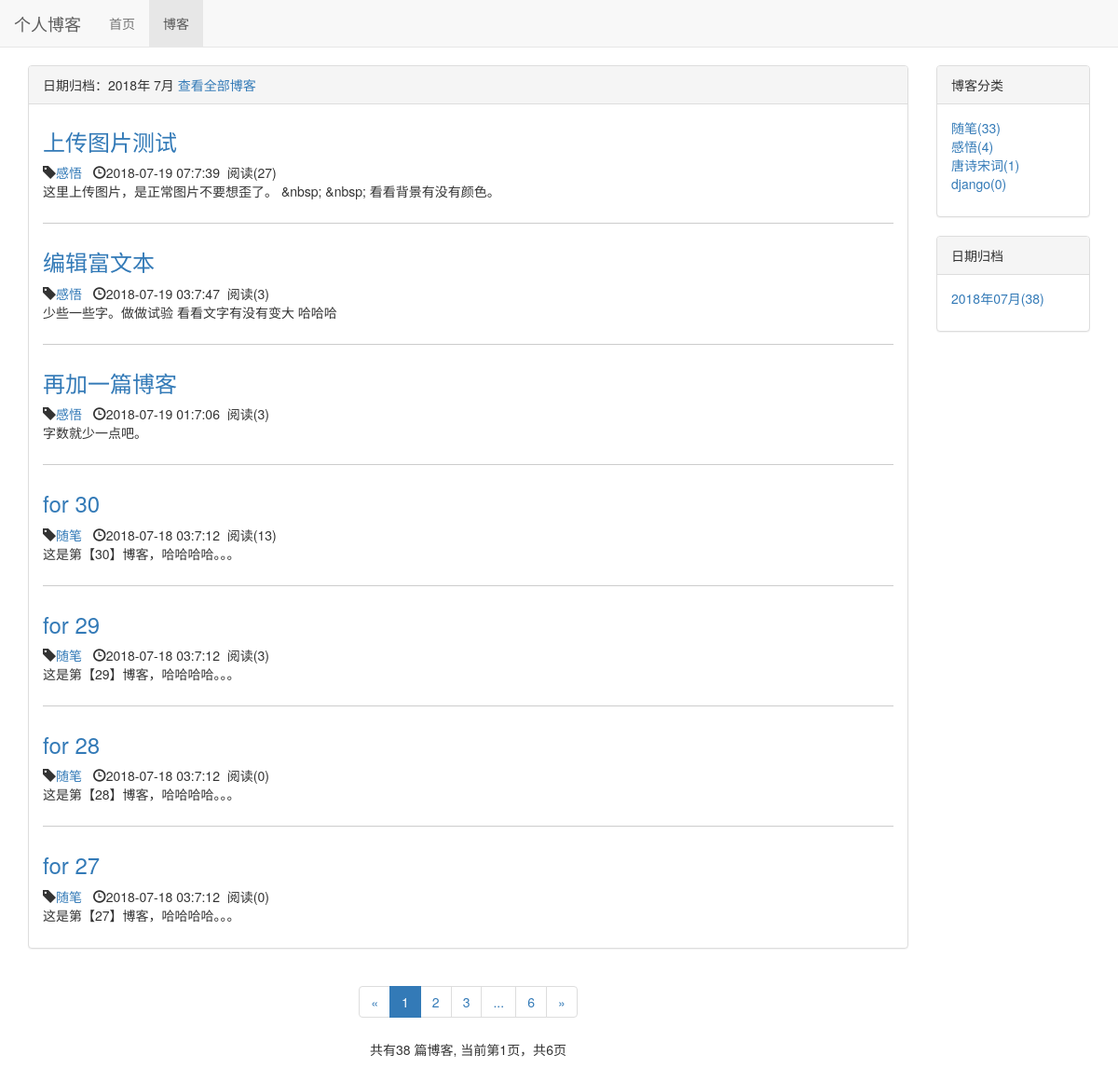
The page /blogapp/date/2018/7 on the database its author committed.
### blogapp/models.py (models this page shows, shortened)
class Blog(models.Model,ReadNumExpandMethod):
    title=models.CharField(max_length=50)
    blog_type = models.ForeignKey(BlogType,on_delete=models.DO_NOTHING)
    content=RichTextUploadingField()    #它控制后台的富文本编辑样式
    author = models.ForeignKey(User,on_delete=models.DO_NOTHING)
    create_time = models.DateTimeField(auto_now_add=True)
    last_update_time = models.DateTimeField(auto_now=True)
    '''
    def get_read_num(self):
        try:
            return self.readnum.read_num
        except exceptions.ObjectDoesNotExist:
            return 0
    '''
    class Meta:
        ordering = ['-create_time']

class BlogType(models.Model):
    type_name = models.CharField(max_length=15)
    def __str__(self):  #这个很关键，有了它，前端页面就能让文字很好显示出来
        return self.type_name

### read_statistics/models.py (models this page shows)
class ReadNum(models.Model):
    read_num = models.IntegerField(default=0)
    content_type = models.ForeignKey(ContentType, on_delete=models.DO_NOTHING)
    object_id = models.PositiveIntegerField()
    content_object = GenericForeignKey('content_type', 'object_id')

### blogapp/views.py (the view)
# urls.py: path('date/<int:year>/<int:month>',views.blogs_with_date,name="blogs_with_date"),
def blogs_with_date(request,year,month):
    blogs_all_list = Blog.objects.filter(create_time__year=year,create_time__month=month)
    context = get_blog_list_common_date(request,blogs_all_list)
    context['blogs_with_date'] = '%s年 %s月' %(year,month)
    return render_to_response('blogapp/blogs_with_date.html',context)

### read_statistics/models.py (called while the page is built)
    def get_read_num(self):
        try:
            ct = ContentType.objects.get_for_model(self)
            readnum = ReadNum.objects.get(content_type=ct,object_id=self.pk)
            return readnum.read_num
        except exceptions.ObjectDoesNotExist:
            return 0

### blogapp/templates/blogapp/blogs_with_date.html (shortened to what this page needs)
{% extends 'blogapp/blog_list.html' %}
{% block blog_list_title%}
    日期归档：{{ blogs_with_date }}
    <a href="{% url 'blog_list' %}">查看全部博客</a>
{% endblock %}

### blogapp/templates/blogapp/blog_list.html (shortened to what this page needs)
{% extends 'base.html' %}
{% block nav_blog_active %}active{% endblock %}
{% load staticfiles %}
{% block header_extends %}
    <link rel="stylesheet"  href="{% static 'blogapp/blogapp.css' %}">
{% endblock %}
{% block content %}
    <div class="container">
        <div class="row">
            <div class="col-xs-12 col-sm-8 col-md-9 col-lg-10">
                <div class="panel panel-default">
                    <div class="panel-heading">{% block blog_list_title%}博客列表{% endblock %}</div>
                    <div class="panel-body">
                        {% for blog in blogs %}
                            <div class="blog">
                                <h3><a href="{% url 'blog_detail' blog.pk %}">{{ blog.title }}</a></h3>
                                <p class="blog-info">
                                    <span class="glyphicon glyphicon-tag"></span><a href="{% url 'blogs_with_type' blog.blog_type.pk %}">{{ blog.blog_type}}</a>&nbsp;&nbsp;
                                    <span class="glyphicon glyphicon-time" ></span>{{ blog.create_time|date:"Y-m-d H:n:s"}}&nbsp;&nbsp;阅读({{blog.get_read_num}})
                                </p>
                                <p>{{ blog.content|striptags|truncatechars:120 }}</p>
                            </div>
                        {% empty %}
                            <div><h3>--暂无博客，敬请期待--</h3></div>
                        {%endfor%}
                    </div>
                </div>
                <div class="paginator">
                    <ul class="pagination">
                        <li>
                            {% if page_of_blogs.has_previous%}
                                <a href="?page={{page_of_blogs.previoue_page_number}}" aria-label="Previous">
                                    <span aria-hidden="true">&laquo;</span>
                                </a>
                            {% else%}
                                <span aria-hidden="true">&laquo;</span>
                            {% endif %}
                        </li>
                        {% for page_num in page_range %}
                            {% if page_num == page_of_blogs.number %}
                                <li class="active"><span>{{page_num }}</span></li>
                            {% else%}
                                {% if page_num == '...'%}
                                    <li><span>{{page_num }}</span></li>
                                {% else %}
                                    <li><a href="?page={{page_num }}">{{page_num }}</a></li>
                                {%endif%}
                            {% endif %}
                        {% endfor %}
                        <li>
                            {% if page_of_blogs.has_next%}
                                <a href="?page={{page_of_blogs.next_page_number}}" aria-label="next">
                                    <span aria-hidden="true">&raquo;</span>
                                </a>
                            {% else%}
                                <span aria-hidden="true">&raquo;</span>
                            {% endif %}
                        </li>
                    </ul>
                    <p>
                        共有{{page_of_blogs.paginator.count}} 篇博客,
                        当前第{{page_of_blogs.number}}页，共{{page_of_blogs.paginator.num_pages}}页
                    </p>
                </div>
            </div>
            <div class="hidden-xs col-sm-4 col-md-3 col-lg-2">
                <div class="panel panel-default">
                    <div class="panel-heading">博客分类</div>
                    <div class="panel-body">
                        <ul class=" blog-styles">
                            {% for blog_type  in  blog_types %}
                                <li><a href="{% url 'blogs_with_type' blog_type.pk %}">{{ blog_type.type_name }}({{ blog_type.blog_count}})
                                </a>
                                </li>
                            {% empty %}
                                <li>暂无分类</li>
                            {% endfor %}
                        </ul>
                    </div>
                </div>
                <div class="panel panel-default">
                    <div class="panel-heading">日期归档</div>
                    <div class="panel-body">
                        <ul>
                            {% for blog_date,blog_count in blog_dates.items%}
                                <li>
                                    <a href="{% url 'blogs_with_date' blog_date.year blog_date.month %}">
                                    {{ blog_date|date:"Y年m月" }}({{ blog_count }})
                                    </a>
                                </li>
                            {% endfor%}
                        </ul>
                    </div>
                </div>
            </div>
        </div>
    </div>
{% endblock %}

### static/base.css (style rules this page uses)
* { margin: 0; padding: 0; }
body { margin-top: 70px!important; }
ul { list-style-type:none!important; }

### blogapp/static/blogapp/blogapp.css (style rules this page uses)
ul.blog-styles { list-style-type:none; }
div.blog:not(:last-child) { margin-bottom: 2em; padding-bottom: 1em; border-bottom: 1px solid #ccc; }
div.blog h3 { margin-top:0.5em; }
div.blog p.blog-info { margin-bottom:0; }
div.paginator { text-align: center; }

### rows shown on the page
Blog: title "上传图片测试", blog_type "感悟", create_time "2018-07-19 07:7:39", get_read_num "27", content "这里上传图片，是正常图片不要想歪了。 &nbsp; &nbsp; 看看背景有没有颜色。"
Blog: title "编辑富文本", blog_type "感悟", create_time "2018-07-19 03:7:47", get_read_num "3", content "少些一些字。做做试验 看看文字有没有变大 哈哈哈"
Blog: title "再加一篇博客", blog_type "感悟", create_time "2018-07-19 01:7:06", get_read_num "3", content "字数就少一点吧。"
Blog: title "for 30", blog_type "随笔", create_time "2018-07-18 03:7:12", get_read_num "13", content "这是第【30】博客，哈哈哈哈。。。"
Blog: title "for 29", blog_type "随笔", create_time "2018-07-18 03:7:12", get_read_num "3", content "这是第【29】博客，哈哈哈哈。。。"
Blog: title "for 28", blog_type "随笔", create_time "2018-07-18 03:7:12", get_read_num "0", content "这是第【28】博客，哈哈哈哈。。。"
Blog: title "for 27", blog_type "随笔", create_time "2018-07-18 03:7:12", get_read_num "0", content "这是第【27】博客，哈哈哈哈。。。"
BlogType: type_name "随笔", blog_count "33"
BlogType: type_name "感悟", blog_count "4"
BlogType: type_name "唐诗宋词", blog_count "1"
BlogType: type_name "django", blog_count "0"

### other values the page prints
{{ blogs_with_date }} "2018年 7月"
{{ page_num }} "1"
{{ page_num }} "2" "3" "6"
{{ page_num }} "..."
{{ page_of_blogs.paginator.count }} "38"
{{ page_of_blogs.number }} "1"
{{ page_of_blogs.paginator.num_pages }} "6"
{{ blog_date|date:"Y年m月" }} "2018年07月"
{{ blog_count }} "38"
